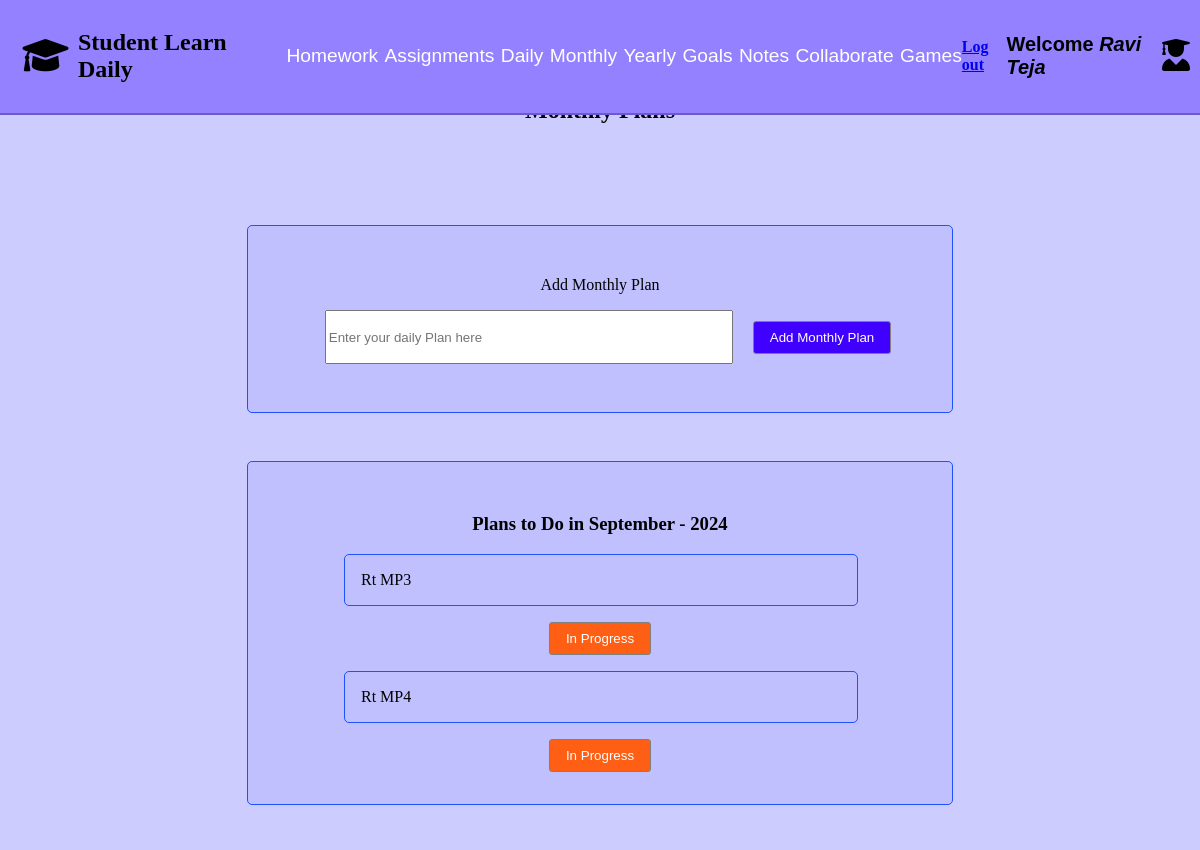
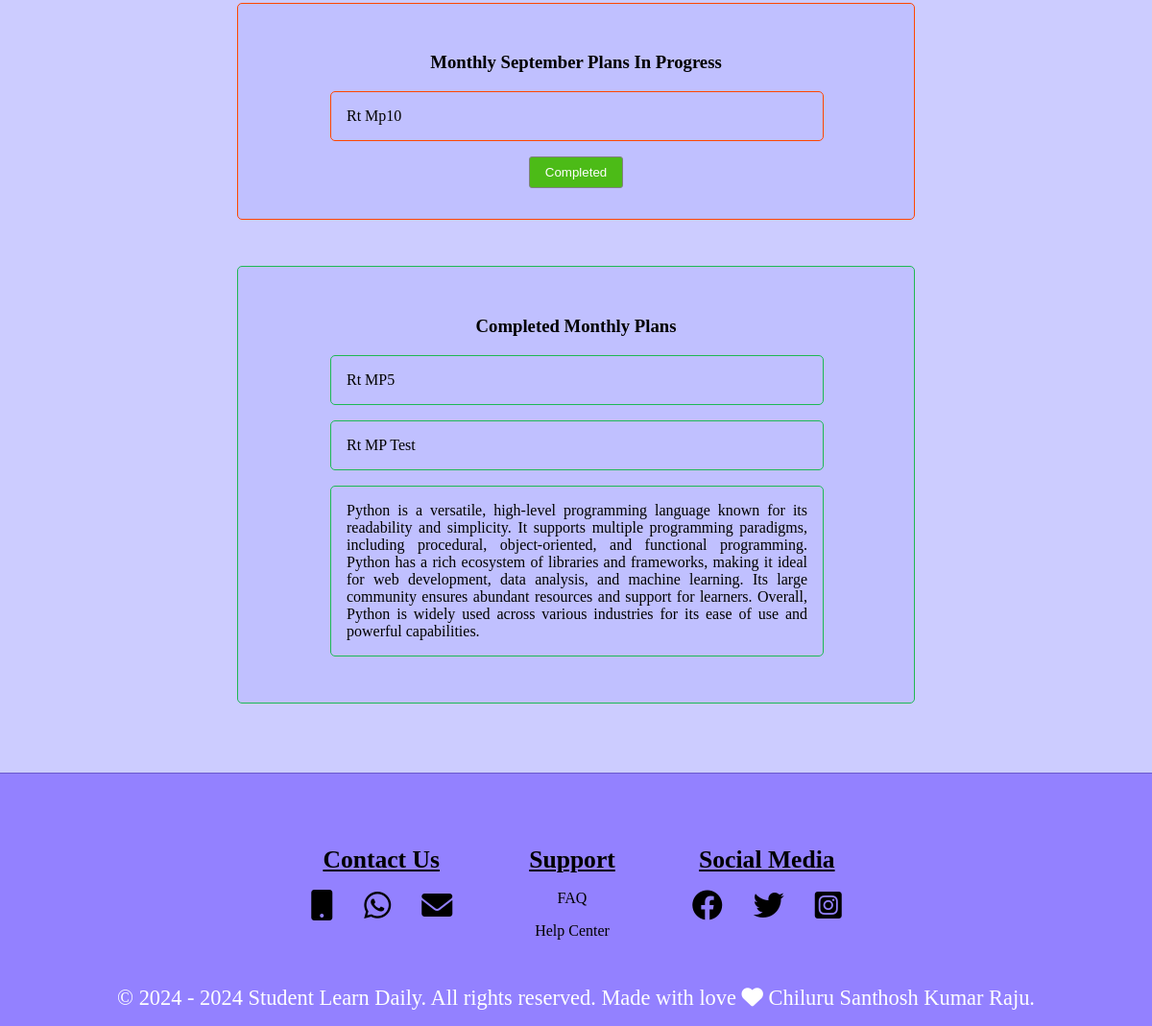
Page /studentmonthlypage/7/ on the committed database (2 pictures, top to bottom).
### studentmonthlyapp/models.py (models this page shows, shortened)
class studentmonthlyplanmodel(models.Model):
    student = models.ForeignKey(StudentRegistrationModel, on_delete=models.CASCADE,null=True)
    student_monthly_plan = models.TextField(null=True)
    monthly_status = models.CharField(max_length=500,null=True,default="To Do")

### studentmonthlyapp/views.py (the view)
# urls.py: path('studentmonthlypage/<int:student_id>/',views.studentmonthlypage,name="studentmonthlypage")
def studentmonthlypage(request,student_id):
    student = get_object_or_404(StudentRegistrationModel,id=student_id)
    student_name = f"{student.first_name} {student.last_name}"
    form = studentmonthlyform(request.POST or None)
    now = datetime.datetime.now()
    curr_month = now.strftime("%B")
    curr_year = now.year
    monthly_plan_todos = studentmonthlyplanmodel.objects.filter(student=student,monthly_status="To Do")
    monthly_plan_inp = studentmonthlyplanmodel.objects.filter(student=student,monthly_status="In Progress")
    monthly_plan_completed = studentmonthlyplanmodel.objects.filter(student=student,monthly_status="Completed")
    if request.method == 'POST':
        if 'addmonthlyplan' in request.POST:
            if form.is_valid():
                monthly_plan = form.save(commit=False)
                monthly_plan.student = student
                monthly_plan.save()
                messages.success(request,'The monthly plan has been added successfully.')
                return redirect('studentmonthlypage',student_id=student_id)
            else:
                messages.error('Form is not valid')
        if 'monthly_in_progress_btn' in request.POST:
            monthly_id = request.POST.get('monthly_id')
            if monthly_id:
                monthly_plan = get_object_or_404(studentmonthlyplanmodel,id=monthly_id,student=student)
                monthly_plan.monthly_status = "In Progress"
                monthly_plan.save()
                messages.success(request,'Monthly plan status updated to In Progress')
                return redirect('studentmonthlypage',student_id=student_id)
            else:
                messages.error('Monthly Plan is not available')
        if 'monthly_plan_completed' in request.POST:
            monthly_id = request.POST.get('monthly_id')
            if monthly_id:
                monthly_plan = get_object_or_404(studentmonthlyplanmodel,id=monthly_id,student=student)
                monthly_plan.monthly_status = "Completed"
                monthly_plan.save()
                messages.success(request,'Monthly plan status updated to Completed')
                return redirect('studentmonthlypage',student_id=student_id)
            else:
                messages.error('Monthly Plan is not available')
    else:
        form = studentmonthlyform()
    form = studentmonthlyform(request.POST)
    form = studentmonthlyform(request.POST)
    return render(request,'studentmonthly.html',{'student_name':student_name,
                                                 'student_id':student_id,
                                                 'form':form,'curr_month':curr_month,
                                                 'curr_year':curr_year,
                                                 'monthly_plan_todos':monthly_plan_todos,
                                                 'monthly_plan_inp':monthly_plan_inp,
                                                 'monthly_plan_completed':monthly_plan_completed})

### studentmonthlyapp/forms.py
class studentmonthlyform(forms.ModelForm):
      class Meta:
            model = studentmonthlyplanmodel
            fields = ['student_monthly_plan',]
            widgets = {'student_monthly_plan':forms.TextInput(attrs={'placeholder': 'Enter your daily Plan here', 'class': 'Add-monthly-plan-input-box'})}

### context_processors/user_context.py (called while the page is built)
def student_context(request):
    student_name = ""
    student_id = request.session.get('student_id')
    if student_id:
        try:
            student = StudentRegistrationModel.objects.get(pk=student_id)
            student_name = f"{student.first_name} {student.last_name}"
        except StudentRegistrationModel.DoesNotExist:
            student_name = ""
    return {
        'student_name': student_name
    }

### Student_Learn_Daily_Project/templates/studentmonthly.html (shortened to what this page needs)
{% extends "studentloginbase.html" %}
{% load static %}
{% block css %}
    <link rel="stylesheet" href="{% static 'studentmonthlyapp.css' %}">
    <link rel="stylesheet" href="https://cdnjs.cloudflare.com/ajax/libs/font-awesome/6.0.0-beta3/css/all.min.css">
    <link rel="stylesheet" href="https://cdnjs.cloudflare.com/ajax/libs/toastr.js/latest/toastr.min.css">
{% endblock css %}
{% block content %}
<section id="student-monthly-plan-id" class="Student-monthly-plan-section">
    <h2 class="student-monthly-heading">Monthly Plans</h2>
    <div class="add-monthly-plan-form">
        <form class="add-monthly-plan-submit-form" method="post">
            <label for="Adname">Add Monthly Plan</label><br>
            {{ form.student_monthly_plan }}
            <input type="submit"  name="addmonthlyplan" value="Add Monthly Plan" class="add-monthly-plan-button">
        </form>
    </div>
    <div class="monthly-plans-to-do">
        <h3 class="monthly-plans-to-do-heading">Plans to Do in {{ curr_month }} - {{ curr_year }}  </h3>
        <div>
            {% if monthly_plan_todos %}
            {% for monthlyplantodo in monthly_plan_todos %}
            <p class="monthly-plans-to-do-list-p"> {{ monthlyplantodo.student_monthly_plan }} </p>
            <form method="post">
            <button type="submit" name="monthly_in_progress_btn"  class="monthly-plans-to-do-in-progress-btn">In Progress</button>
            </form>
            {% endfor %}
            {% else %}
            <p class="monthly-plans-to-do-list-p">There are no monthly to do plans in {{ curr_month }}</p>
            {% endif %}
        </div>
    </div>
    <div class="monthly-plan-in-progress">
        <h3 class="monthly-plan-in-progress-heading">Monthly {{ curr_month }} Plans In Progress</h3>
        <div>
            {% if monthly_plan_inp %}
                {% for monthly_plan in monthly_plan_inp %}
                <p class="monthly-plan-in-progress-list-p"> {{ monthly_plan.student_monthly_plan }}   </p>
                <form method="post">
                <button type="submit" name="monthly_plan_completed"  class="monthly-plan-complete-btn">Completed</button>
                </form>
                {% endfor %}
            {% else %}
            <p class="monthly-plan-in-progress-list-p">There are no monthly In progress plans in {{ curr_month }}</p>
            {% endif %}
        </div>
    </div>
    <div class="monthly-plans-all-completed">
        <h3 class="assignments-all-completed-heading">Completed Monthly Plans</h3>
        <div>
            {% if monthly_plan_completed %}
            {% for monthly_plan in monthly_plan_completed %}
            <p class="monthly-plans-completed-list-p"> {{ monthly_plan.student_monthly_plan }}  </p>
            {% endfor %}
            {% else %}
            <p class="monthly-plans-completed-list-p">There are no monthly completed plans in {{ curr_month }}</p>
            {% endif %}
        </div>
    </div>
</section>
{% endblock content %}

### Student_Learn_Daily_Project/static/studentmonthlyapp.css (style rules this page uses)
.Student-monthly-plan-section { background-color: #CCCCFF; padding: 1.5rem; }
.student-monthly-heading { text-align: center; padding: 3.3rem; }
.add-monthly-plan-form { width: 100%; max-width: 40rem; height: auto; border: 0.063rem solid #1F51FF; border-radius: 0.3125rem; padding: 2rem; margin: 3rem auto; background-color: #C0C0FF; text-align: center; }
.Add-monthly-plan-input-box { width: 25rem; height: 3rem; margin: 1rem; }
.add-monthly-plan-button { width: auto; height: auto; padding: 0.5rem 1rem; background-color: #3F00FF; color: #fff; border: 0.1rem solid grey; border-radius: 0.1875rem; cursor: pointer; text-align: center; display: inline-block; }
.monthly-plans-to-do-heading { text-align: center; }
.monthly-plans-to-do { width: 100%; max-width: 40rem; height: auto; border: 0.063rem solid #1F51FF; border-radius: 0.3125rem; padding: 2rem; margin: 3rem auto; background-color: #C0C0FF; text-align: center; }
.monthly-plans-to-do-list-p { border: 0.063rem solid #1F51FF; border-radius: 0.3125rem; width: 30rem; height: auto; padding: 1rem; margin-left: 4rem; text-align: center; text-align: justify; }
.monthly-plans-to-do-in-progress-btn { width: auto; height: auto; padding: 0.5rem 1rem; background-color: #FF5F15; color: #fff; border: 0.1rem solid grey; border-radius: 0.1875rem; cursor: pointer; text-align: center; display: inline-block; }
.monthly-plan-in-progress { width: 100%; max-width: 40rem; height: auto; border: 0.063rem solid #FF4500; border-radius: 0.3125rem; padding: 2rem; margin: 3rem auto; background-color: #C0C0FF; text-align: center; }
.monthly-plan-in-progress-list-p { border: 0.063rem solid #FF4500; border-radius: 0.3125rem; width: 30rem; height: auto; padding: 1rem; margin-left: 4rem; text-align: center; text-align: justify; }
.monthly-plan-complete-btn { width: auto; height: auto; padding: 0.5rem 1rem; background-color: #4CBB17; color: #fff; border: 0.1rem solid grey; border-radius: 0.1875rem; cursor: pointer; text-align: center; display: inline-block; }
.monthly-plans-all-completed { width: 100%; max-width: 40rem; height: auto; border: 0.063rem solid #1DB954; border-radius: 0.3125rem; padding: 2rem; margin: 3rem auto; background-color: #C0C0FF; text-align: center; }
.monthly-plans-completed-list-p { border: 0.063rem solid #1DB954; border-radius: 0.3125rem; width: 30rem; height: auto; padding: 1rem; margin-left: 4rem; text-align: center; text-align: justify; }

### rows in the picture
studentmonthlyplanmodel: student_monthly_plan "Rt MP3"
studentmonthlyplanmodel: student_monthly_plan "Rt MP4"
studentmonthlyplanmodel: student_monthly_plan "Rt Mp10"
studentmonthlyplanmodel: student_monthly_plan "Rt MP5"
studentmonthlyplanmodel: student_monthly_plan "Rt MP Test"
studentmonthlyplanmodel: student_monthly_plan "Python is a versatile, high-level programming language known for its readability and simplicity. It supports multiple programming paradigms, including procedural, object-oriented, and functional programming. Python has a rich ecosystem of libraries and frameworks, making it ideal for web development, data analysis, and machine learning. Its large community ensures abundant resources and support for learners. Overall, Python is widely used across various industries for its ease of use and powerful capabilities."

### other values in the picture
{{ student_name }} "Ravi Teja"
